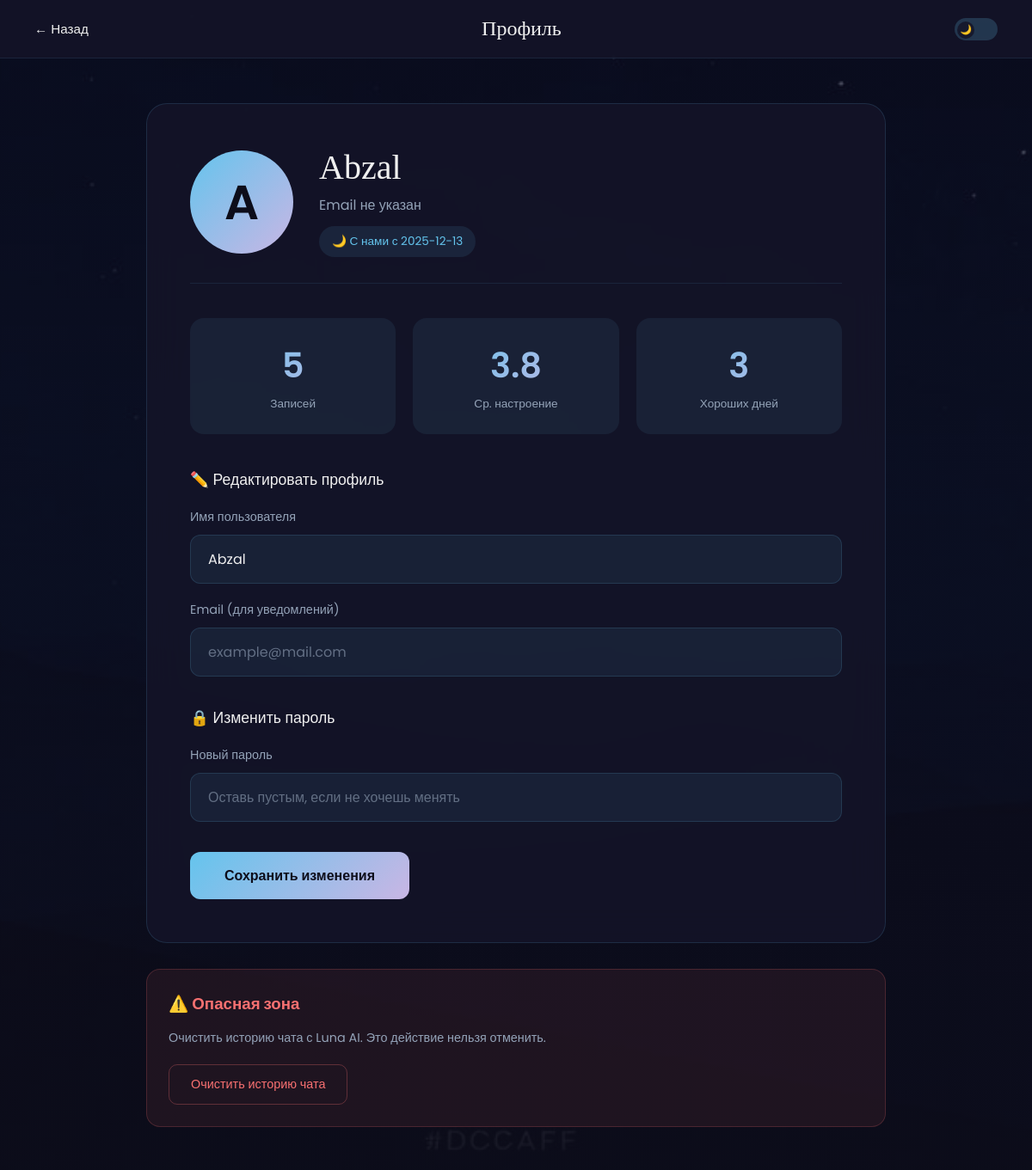
Screenshot of /profile (signed in) with the database file from the repository.
### tables this page shows
CREATE TABLE users (
            id INTEGER PRIMARY KEY AUTOINCREMENT,
            username TEXT UNIQUE NOT NULL,
            password TEXT NOT NULL,
            email TEXT,
            avatar_color TEXT DEFAULT '#64C4ED',
            created_at TIMESTAMP DEFAULT CURRENT_TIMESTAMP
        );

### app.py (the view)
@app.route('/profile')
@login_required
def profile():
    user = get_user_by_id(session['user_id'])
    stats = get_mood_stats(session['user_id'])
    settings = get_user_settings(session['user_id'])
    return render_template('profile.html', user=user, stats=stats, settings=settings)

### app.py (called while the page is built)
def login_required(f):
    @wraps(f)
    def decorated_function(*args, **kwargs):
        if 'user_id' not in session:
            return redirect(url_for('index'))
        return f(*args, **kwargs)
    return decorated_function

### database.py (called while the page is built)
def get_db():
    conn = sqlite3.connect(DATABASE)
    conn.row_factory = sqlite3.Row
    return conn

def get_user_by_id(user_id):
    conn = get_db()
    cursor = conn.cursor()
    cursor.execute('SELECT * FROM users WHERE id = ?', (user_id,))
    user = cursor.fetchone()
    conn.close()
    return dict(user) if user else None

def get_user_settings(user_id):
    conn = get_db()
    cursor = conn.cursor()
    cursor.execute('SELECT * FROM user_settings WHERE user_id = ?', (user_id,))
    settings = cursor.fetchone()
    conn.close()
    return dict(settings) if settings else {'theme': 'dark', 'notifications': 1}

### templates/profile.html (shortened to what this page needs)
<!DOCTYPE html>
<html lang="ru">
<head>
</head>
<body>
    <div class="bg-layer bg-dark-theme"></div>
    <div class="bg-overlay"></div>
    <header class="header">
        <a href="/dashboard" class="back-btn">← Назад</a>
        <h2 class="header-title">Профиль</h2>
        <label class="theme-switch">
            <span class="theme-slider"></span>
        </label>
    </header>
    <main class="main-content">
        <div class="profile-card">
            <div class="profile-header">
                <div class="profile-avatar">{{ user.username[0].upper() if user else 'U' }}</div>
                <div class="profile-info">
                    <h1>{{ user.username if user else 'Пользователь' }}</h1>
                    <p>{{ user.email if user and user.email else 'Email не указан' }}</p>
                    <div class="member-since">
                        🌙 С нами с {{ user.created_at[:10] if user and user.created_at else 'недавно' }}
                    </div>
                </div>
            </div>
            <div class="stats-grid">
                <div class="stat-item">
                    <div class="stat-value">{{ stats.total if stats else 0 }}</div>
                    <div class="stat-label">Записей</div>
                </div>
                <div class="stat-item">
                    <div class="stat-value">{{ stats.average if stats else '—' }}</div>
                    <div class="stat-label">Ср. настроение</div>
                </div>
                <div class="stat-item">
                    <div class="stat-value">{{ (stats.distribution.get(5, 0) + stats.distribution.get(4, 0)) if stats and stats.distribution else 0 }}</div>
                    <div class="stat-label">Хороших дней</div>
                </div>
            </div>
            <form id="profile-form">
                <div class="form-section">
                    <h3>✏️ Редактировать профиль</h3>
                    <div class="form-group">
                        <label>Имя пользователя</label>
                        <input type="text" name="username" value="{{ user.username if user else '' }}" placeholder="Твоё имя">
                    </div>
                    <div class="form-group">
                        <label>Email (для уведомлений)</label>
                        <input type="email" name="email" value="{{ user.email if user and user.email else '' }}" placeholder="example@mail.com">
                    </div>
                </div>
                <div class="form-section">
                    <h3>🔒 Изменить пароль</h3>
                    <div class="form-group">
                        <label>Новый пароль</label>
                        <input type="password" name="new_password" placeholder="Оставь пустым, если не хочешь менять">
                    </div>
                </div>
                <button type="submit" class="save-btn">Сохранить изменения</button>
            </form>
        </div>
        <div class="danger-zone">
            <h3>⚠️ Опасная зона</h3>
            <p>Очистить историю чата с Luna AI. Это действие нельзя отменить.</p>
            <button class="danger-btn" onclick="clearChat()">Очистить историю чата</button>
        </div>
    </main>
</body>
</html>

### rows the page displays
users: username "A", username "Abzal", created_at "2025-12-13"

### other values shown
{{ user.email if user and user.email else 'Email не указан' }} "Email не указан"
{{ stats.total if stats else 0 }} "5"
{{ stats.average if stats else '—' }} "3.8"
